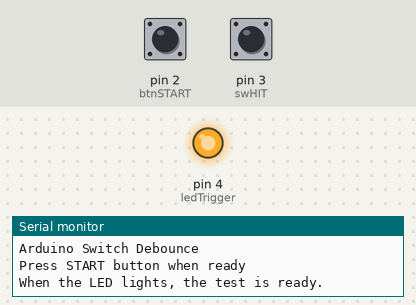
The sketch below on a simulated Arduino Uno, built with avr-gcc and run on an emulated ATmega328P. Parts: output pins drawn as LEDs (lit = HIGH), the last lines printed to the serial monitor. Inputs (shaded band) come from the test bench; at power-on: pin 2 (btnSTART) HIGH, pin 3 (swHIT) HIGH.

Above: at 1.2 s.
1.3 s: pin 2 (btnSTART) pulled LOW for 0.15 s
At 3.2 s:
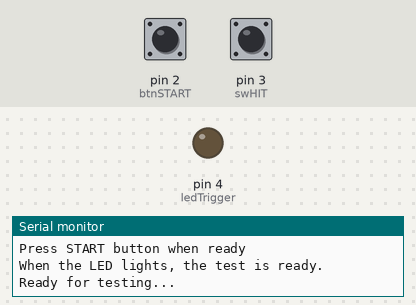
3.9 s: pin 3 (swHIT) pulled LOW for 0.15 s
At 5.6 s:
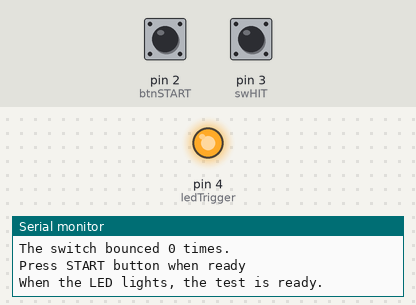
6.5 s: pin 2 (btnSTART) pulled LOW for 1 s
At 9.6 s:
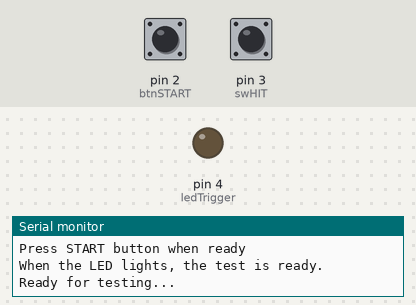
10.0 s: pin 3 (swHIT) pulled LOW for 1 s
At 12.7 s:
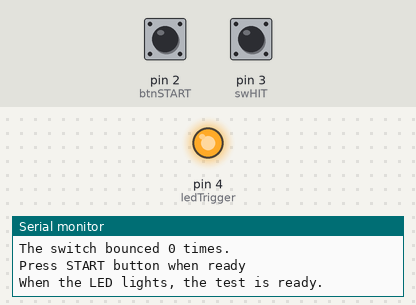
Timing chart, 0 to 14.2 s (numbered marks = the images above; inputs shaded):
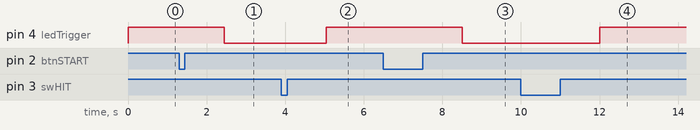

Measured:
- after the input at 1.3 s, pin 4 (ledTrigger): HIGH → LOW after 1.2 s
- after the input at 3.9 s, pin 4 (ledTrigger): LOW → HIGH after 1.2 s
- after the input at 6.5 s, pin 4 (ledTrigger): HIGH → LOW after 2.0 s
- after the input at 10.0 s, pin 4 (ledTrigger): LOW → HIGH after 2.0 s

The sketch:

Ex04a.ino
```cpp
#define btnSTART 2
#define swHIT 3       // This pin is associated with External Interrupt 1
#define ledTrigger 4

volatile int bounceCount = 0;

void setup() {
  // setup the switches and LED
  pinMode(btnSTART, INPUT_PULLUP);
  pinMode(swHIT, INPUT);
  pinMode(ledTrigger, OUTPUT);

  // If you don't use pin 3, you will need to change the 1 below to the new interrupt number
  attachInterrupt(1, bounce, RISING);
  // By using RISING, we capture everytime the pin transisions from LOW to HIGH

  // Turn off the LED
  digitalWrite(ledTrigger, HIGH);

  // Start the Serial port
  Serial.begin(9600);

  Serial.println("Arduino Switch Debounce");
  Serial.println();
}

// All the interrupt routine needs to do is increment bounceCount
// By keeping this routine small we maximize the chances of catching every bounce
void bounce() {
  bounceCount++;
}

void loop() {

  Serial.println("Press START button when ready");
  Serial.println("When the LED lights, the test is ready.");
  Serial.println();

  // Wait for the START button
  while (digitalRead(btnSTART)) {}

  // Then wait for it to be released
  delay(10);
  while (!digitalRead(btnSTART)) {}
  delay(1000);

  // Start the testing
  bounceCount = 0;

  // Light the LED
  digitalWrite(ledTrigger, LOW);
  Serial.println("Ready for testing...");

  // Wait for the switch to close
  while (bounceCount == 0) {}

  // If you are here, the switch was thrown
  // Wait a second to collect the bounces

  delay(1000);

  // Output the results

  digitalWrite(ledTrigger, HIGH);
  Serial.print("The switch bounced ");
  Serial.print(bounceCount-1);
  Serial.println(" times.");
  Serial.println();
}
```
